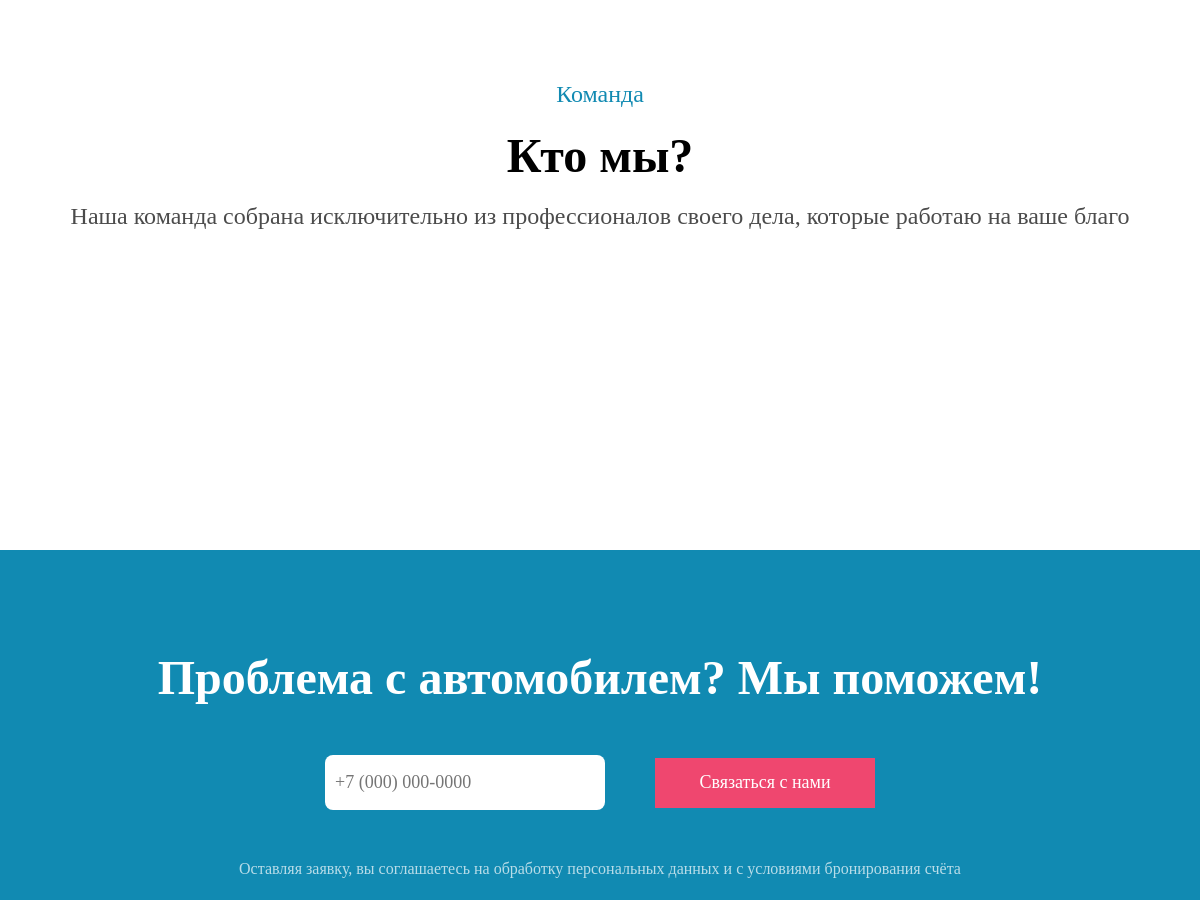
The app's page / (middle part), older data.
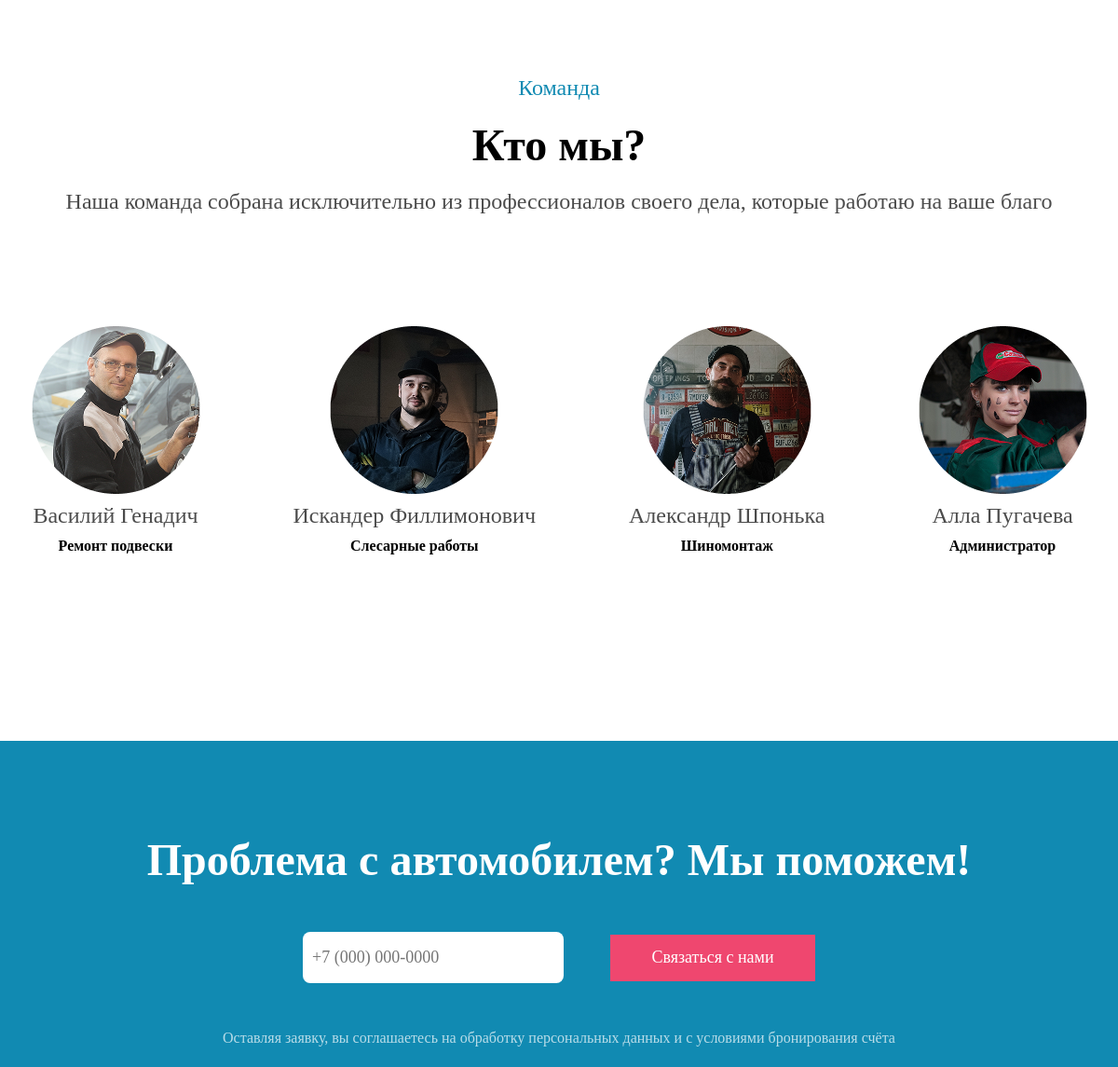
The same page, newer data.
### app/models.py (models this page shows, shortened)
class TeamMembers(models.Model):
    name = models.CharField(max_length=50, verbose_name='Имя')
    type = models.CharField(max_length=50, verbose_name='Тип работы')
    image = models.ImageField(upload_to='member_images/', verbose_name='Изображение', blank=True, null=True)
    class Meta:
        verbose_name = 'Работник'
        verbose_name_plural = 'Работники'

### app/views.py (the view)
# urls.py: path('', views.index, name='index'),
def index(request):
    members = TeamMembers.objects.all()
    context = {
        'members': members
    }
    return render(request, 'app/index.html', context)

### app/templates/app/index.html (shortened to what this page needs)
{% load static %}
<!DOCTYPE html>
<html lang="en">
<head>
    <link rel="stylesheet" href="{% static 'app/css/style.css' %}">
</head>
<body>
    {% include "app/header.html" %}
    <main>
        <section>
            <div class="team">
                <span>Команда</span>
                <h1>Кто мы?</h1>
                <p>
                    Наша команда собрана исключительно из
                    профессионалов своего дела, которые работаю на ваше благо
                </p>
                <div class="team_members">
                    {% for member in members %}
                    <div class="team_member">
                        <img src="{{ member.image.url }}" alt="team_member">
                        <p>{{ member.name }}</p>
                        <strong>{{ member.type }}</strong>
                    </div>
                    {% endfor %}
                </div>
            </div>
        </section>
    </main>
</body>
{% include "app/footer.html" %}
</html>

### app/templates/app/header.html (shortened to what this page needs)
{% load static %}
<link rel="stylesheet" href="{% static 'app/css/header.css' %}">

### app/templates/app/footer.html (shortened to what this page needs)
{% load static %}
<link rel="stylesheet" href="{% static 'app/css/footer.css' %}">
<footer>
    <div class="footer">
        <div class="footer__head">
            <h1>
                Проблема с автомобилем? Мы поможем!
            </h1>
            <form action="" method="post">
                <input type="tel" placeholder="+7 (000) 000-0000">
                <button type="submit">Связаться с нами</button>
            </form>
            <small>
                Оставляя заявку, вы соглашаетесь на
                обработку персональных данных и с условиями бронирования счёта
            </small>
        </div>
    </div>
</footer>

### app/static/app/css/style.css (style rules this page uses)
html { scroll-behavior: smooth; }
* { margin: 0; padding: 0; }
html, body { height: 100vh; }

### app/static/app/css/header.css (style rules this page uses)
* { font-family: Stem-Light; }

### app/static/app/css/footer.css (style rules this page uses)
footer { margin-top: auto; width: 100%; }

Row changes from the older to the newer data that the page shows:
added TeamMembers: image (picture), name "Василий Генадич", type "Ремонт подвески"
added TeamMembers: image (picture), name "Искандер Филлимонович", type "Слесарные работы"
added TeamMembers: image (picture), name "Александр Шпонька", type "Шиномонтаж"
added TeamMembers: image (picture), name "Алла Пугачева", type "Администратор"
